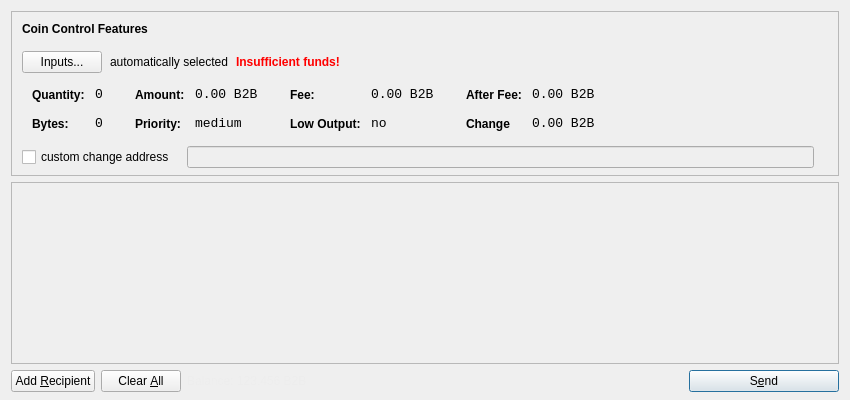
<?xml version="1.0" encoding="UTF-8"?>
<ui version="4.0">
 <class>SendCoinsDialog</class>
 <widget class="QDialog" name="SendCoinsDialog">
  <property name="geometry">
   <rect>
    <x>0</x>
    <y>0</y>
    <width>850</width>
    <height>400</height>
   </rect>
  </property>
  <property name="windowTitle">
   <string>Send Coins</string>
  </property>
  <layout class="QVBoxLayout" name="verticalLayout" stretch="0,1,0">
   <property name="bottomMargin">
    <number>8</number>
   </property>
   <item>
    <widget class="QFrame" name="frameCoinControl">
     <property name="sizePolicy">
      <sizepolicy hsizetype="Expanding" vsizetype="Expanding">
       <horstretch>0</horstretch>
       <verstretch>0</verstretch>
      </sizepolicy>
     </property>
     <property name="maximumSize">
      <size>
       <width>16777215</width>
       <height>16777215</height>
      </size>
     </property>
     <property name="frameShape">
      <enum>QFrame::StyledPanel</enum>
     </property>
     <property name="frameShadow">
      <enum>QFrame::Sunken</enum>
     </property>
     <layout class="QVBoxLayout" name="verticalLayoutCoinControl2">
      <property name="spacing">
       <number>6</number>
      </property>
      <property name="leftMargin">
       <number>0</number>
      </property>
      <property name="topMargin">
       <number>0</number>
      </property>
      <property name="rightMargin">
       <number>0</number>
      </property>
      <property name="bottomMargin">
       <number>6</number>
      </property>
      <item>
       <layout class="QVBoxLayout" name="verticalLayoutCoinControl" stretch="0,0,0,0,1">
        <property name="spacing">
         <number>0</number>
        </property>
        <property name="leftMargin">
         <number>10</number>
        </property>
        <property name="topMargin">
         <number>10</number>
        </property>
        <item>
         <layout class="QHBoxLayout" name="horizontalLayoutCoinControl1">
          <property name="bottomMargin">
           <number>15</number>
          </property>
          <item>
           <widget class="QLabel" name="labelCoinControlFeatures">
            <property name="sizePolicy">
             <sizepolicy hsizetype="Preferred" vsizetype="Maximum">
              <horstretch>0</horstretch>
              <verstretch>0</verstretch>
             </sizepolicy>
            </property>
            <property name="font">
             <font>
              <weight>75</weight>
              <bold>true</bold>
             </font>
            </property>
            <property name="styleSheet">
             <string notr="true">font-weight:bold;</string>
            </property>
            <property name="text">
             <string>Coin Control Features</string>
            </property>
           </widget>
          </item>
         </layout>
        </item>
        <item>
         <layout class="QHBoxLayout" name="horizontalLayoutCoinControl2" stretch="0,0,0,0">
          <property name="spacing">
           <number>8</number>
          </property>
          <property name="bottomMargin">
           <number>10</number>
          </property>
          <item>
           <widget class="QPushButton" name="pushButtonCoinControl">
            <property name="styleSheet">
             <string notr="true"/>
            </property>
            <property name="text">
             <string>Inputs...</string>
            </property>
           </widget>
          </item>
          <item>
           <widget class="QLabel" name="labelCoinControlAutomaticallySelected">
            <property name="text">
             <string>automatically selected</string>
            </property>
            <property name="margin">
             <number>5</number>
            </property>
           </widget>
          </item>
          <item>
           <widget class="QLabel" name="labelCoinControlInsuffFunds">
            <property name="font">
             <font>
              <weight>75</weight>
              <bold>true</bold>
             </font>
            </property>
            <property name="styleSheet">
             <string notr="true">color:red;font-weight:bold;</string>
            </property>
            <property name="text">
             <string>Insufficient funds!</string>
            </property>
            <property name="margin">
             <number>5</number>
            </property>
           </widget>
          </item>
          <item>
           <spacer name="horizontalSpacerCoinControl">
            <property name="orientation">
             <enum>Qt::Horizontal</enum>
            </property>
            <property name="sizeHint" stdset="0">
             <size>
              <width>40</width>
              <height>1</height>
             </size>
            </property>
           </spacer>
          </item>
         </layout>
        </item>
        <item>
         <widget class="QWidget" name="widgetCoinControl" native="true">
          <property name="sizePolicy">
           <sizepolicy hsizetype="Preferred" vsizetype="Preferred">
            <horstretch>0</horstretch>
            <verstretch>0</verstretch>
           </sizepolicy>
          </property>
          <property name="minimumSize">
           <size>
            <width>0</width>
            <height>0</height>
           </size>
          </property>
          <property name="styleSheet">
           <string notr="true"/>
          </property>
          <layout class="QHBoxLayout" name="horizontalLayoutCoinControl5">
           <property name="margin">
            <number>0</number>
           </property>
           <item>
            <layout class="QHBoxLayout" name="horizontalLayoutCoinControl3" stretch="0,0,0,1">
             <property name="spacing">
              <number>20</number>
             </property>
             <property name="topMargin">
              <number>0</number>
             </property>
             <property name="bottomMargin">
              <number>10</number>
             </property>
             <item>
              <layout class="QFormLayout" name="formLayoutCoinControl1">
               <property name="horizontalSpacing">
                <number>10</number>
               </property>
               <property name="verticalSpacing">
                <number>14</number>
               </property>
               <property name="leftMargin">
                <number>10</number>
               </property>
               <property name="topMargin">
                <number>4</number>
               </property>
               <property name="rightMargin">
                <number>6</number>
               </property>
               <item row="0" column="0">
                <widget class="QLabel" name="labelCoinControlQuantityText">
                 <property name="styleSheet">
                  <string notr="true">font-weight:bold;</string>
                 </property>
                 <property name="text">
                  <string>Quantity:</string>
                 </property>
                 <property name="margin">
                  <number>0</number>
                 </property>
                </widget>
               </item>
               <item row="0" column="1">
                <widget class="QLabel" name="labelCoinControlQuantity">
                 <property name="font">
                  <font>
                   <family>Monospace</family>
                   <pointsize>10</pointsize>
                  </font>
                 </property>
                 <property name="cursor">
                  <cursorShape>IBeamCursor</cursorShape>
                 </property>
                 <property name="contextMenuPolicy">
                  <enum>Qt::ActionsContextMenu</enum>
                 </property>
                 <property name="text">
                  <string>0</string>
                 </property>
                 <property name="margin">
                  <number>0</number>
                 </property>
                 <property name="textInteractionFlags">
                  <set>Qt::LinksAccessibleByMouse|Qt::TextSelectableByKeyboard|Qt::TextSelectableByMouse</set>
                 </property>
                </widget>
               </item>
               <item row="1" column="0">
                <widget class="QLabel" name="labelCoinControlBytesText">
                 <property name="styleSheet">
                  <string notr="true">font-weight:bold;</string>
                 </property>
                 <property name="text">
                  <string>Bytes:</string>
                 </property>
                </widget>
               </item>
               <item row="1" column="1">
                <widget class="QLabel" name="labelCoinControlBytes">
                 <property name="font">
                  <font>
                   <family>Monospace</family>
                   <pointsize>10</pointsize>
                  </font>
                 </property>
                 <property name="cursor">
                  <cursorShape>IBeamCursor</cursorShape>
                 </property>
                 <property name="contextMenuPolicy">
                  <enum>Qt::ActionsContextMenu</enum>
                 </property>
                 <property name="text">
                  <string>0</string>
                 </property>
                 <property name="textInteractionFlags">
                  <set>Qt::LinksAccessibleByMouse|Qt::TextSelectableByKeyboard|Qt::TextSelectableByMouse</set>
                 </property>
                </widget>
               </item>
              </layout>
             </item>
             <item>
              <layout class="QFormLayout" name="formLayoutCoinControl2">
               <property name="horizontalSpacing">
                <number>10</number>
               </property>
               <property name="verticalSpacing">
                <number>14</number>
               </property>
               <property name="leftMargin">
                <number>6</number>
               </property>
               <property name="topMargin">
                <number>4</number>
               </property>
               <property name="rightMargin">
                <number>6</number>
               </property>
               <item row="0" column="0">
                <widget class="QLabel" name="labelCoinControlAmountText">
                 <property name="styleSheet">
                  <string notr="true">font-weight:bold;</string>
                 </property>
                 <property name="text">
                  <string>Amount:</string>
                 </property>
                 <property name="margin">
                  <number>0</number>
                 </property>
                </widget>
               </item>
               <item row="0" column="1">
                <widget class="QLabel" name="labelCoinControlAmount">
                 <property name="font">
                  <font>
                   <family>Monospace</family>
                   <pointsize>10</pointsize>
                  </font>
                 </property>
                 <property name="cursor">
                  <cursorShape>IBeamCursor</cursorShape>
                 </property>
                 <property name="contextMenuPolicy">
                  <enum>Qt::ActionsContextMenu</enum>
                 </property>
                 <property name="text">
                  <string>0.00 B2B</string>
                 </property>
                 <property name="textInteractionFlags">
                  <set>Qt::LinksAccessibleByMouse|Qt::TextSelectableByKeyboard|Qt::TextSelectableByMouse</set>
                 </property>
                </widget>
               </item>
               <item row="1" column="0">
                <widget class="QLabel" name="labelCoinControlPriorityText">
                 <property name="styleSheet">
                  <string notr="true">font-weight:bold;</string>
                 </property>
                 <property name="text">
                  <string>Priority:</string>
                 </property>
                </widget>
               </item>
               <item row="1" column="1">
                <widget class="QLabel" name="labelCoinControlPriority">
                 <property name="font">
                  <font>
                   <family>Monospace</family>
                   <pointsize>10</pointsize>
                  </font>
                 </property>
                 <property name="cursor">
                  <cursorShape>IBeamCursor</cursorShape>
                 </property>
                 <property name="contextMenuPolicy">
                  <enum>Qt::ActionsContextMenu</enum>
                 </property>
                 <property name="text">
                  <string>medium</string>
                 </property>
                 <property name="textInteractionFlags">
                  <set>Qt::LinksAccessibleByMouse|Qt::TextSelectableByKeyboard|Qt::TextSelectableByMouse</set>
                 </property>
                </widget>
               </item>
              </layout>
             </item>
             <item>
              <layout class="QFormLayout" name="formLayoutCoinControl3">
               <property name="horizontalSpacing">
                <number>10</number>
               </property>
               <property name="verticalSpacing">
                <number>14</number>
               </property>
               <property name="leftMargin">
                <number>6</number>
               </property>
               <property name="topMargin">
                <number>4</number>
               </property>
               <property name="rightMargin">
                <number>6</number>
               </property>
               <item row="0" column="0">
                <widget class="QLabel" name="labelCoinControlFeeText">
                 <property name="styleSheet">
                  <string notr="true">font-weight:bold;</string>
                 </property>
                 <property name="text">
                  <string>Fee:</string>
                 </property>
                 <property name="margin">
                  <number>0</number>
                 </property>
                </widget>
               </item>
               <item row="0" column="1">
                <widget class="QLabel" name="labelCoinControlFee">
                 <property name="font">
                  <font>
                   <family>Monospace</family>
                   <pointsize>10</pointsize>
                  </font>
                 </property>
                 <property name="cursor">
                  <cursorShape>IBeamCursor</cursorShape>
                 </property>
                 <property name="contextMenuPolicy">
                  <enum>Qt::ActionsContextMenu</enum>
                 </property>
                 <property name="text">
                  <string>0.00 B2B</string>
                 </property>
                 <property name="textInteractionFlags">
                  <set>Qt::LinksAccessibleByMouse|Qt::TextSelectableByKeyboard|Qt::TextSelectableByMouse</set>
                 </property>
                </widget>
               </item>
               <item row="1" column="0">
                <widget class="QLabel" name="labelCoinControlLowOutputText">
                 <property name="styleSheet">
                  <string notr="true">font-weight:bold;</string>
                 </property>
                 <property name="text">
                  <string>Low Output:</string>
                 </property>
                </widget>
               </item>
               <item row="1" column="1">
                <widget class="QLabel" name="labelCoinControlLowOutput">
                 <property name="font">
                  <font>
                   <family>Monospace</family>
                   <pointsize>10</pointsize>
                  </font>
                 </property>
                 <property name="cursor">
                  <cursorShape>IBeamCursor</cursorShape>
                 </property>
                 <property name="contextMenuPolicy">
                  <enum>Qt::ActionsContextMenu</enum>
                 </property>
                 <property name="text">
                  <string>no</string>
                 </property>
                 <property name="textInteractionFlags">
                  <set>Qt::LinksAccessibleByMouse|Qt::TextSelectableByKeyboard|Qt::TextSelectableByMouse</set>
                 </property>
                </widget>
               </item>
              </layout>
             </item>
             <item>
              <layout class="QFormLayout" name="formLayoutCoinControl4">
               <property name="horizontalSpacing">
                <number>10</number>
               </property>
               <property name="verticalSpacing">
                <number>14</number>
               </property>
               <property name="leftMargin">
                <number>6</number>
               </property>
               <property name="topMargin">
                <number>4</number>
               </property>
               <property name="rightMargin">
                <number>6</number>
               </property>
               <item row="0" column="0">
                <widget class="QLabel" name="labelCoinControlAfterFeeText">
                 <property name="styleSheet">
                  <string notr="true">font-weight:bold;</string>
                 </property>
                 <property name="text">
                  <string>After Fee:</string>
                 </property>
                 <property name="margin">
                  <number>0</number>
                 </property>
                </widget>
               </item>
               <item row="0" column="1">
                <widget class="QLabel" name="labelCoinControlAfterFee">
                 <property name="font">
                  <font>
                   <family>Monospace</family>
                   <pointsize>10</pointsize>
                  </font>
                 </property>
                 <property name="cursor">
                  <cursorShape>IBeamCursor</cursorShape>
                 </property>
                 <property name="contextMenuPolicy">
                  <enum>Qt::ActionsContextMenu</enum>
                 </property>
                 <property name="text">
                  <string>0.00 B2B</string>
                 </property>
                 <property name="textInteractionFlags">
                  <set>Qt::LinksAccessibleByMouse|Qt::TextSelectableByKeyboard|Qt::TextSelectableByMouse</set>
                 </property>
                </widget>
               </item>
               <item row="1" column="0">
                <widget class="QLabel" name="labelCoinControlChangeText">
                 <property name="styleSheet">
                  <string notr="true">font-weight:bold;</string>
                 </property>
                 <property name="text">
                  <string>Change</string>
                 </property>
                </widget>
               </item>
               <item row="1" column="1">
                <widget class="QLabel" name="labelCoinControlChange">
                 <property name="font">
                  <font>
                   <family>Monospace</family>
                   <pointsize>10</pointsize>
                  </font>
                 </property>
                 <property name="cursor">
                  <cursorShape>IBeamCursor</cursorShape>
                 </property>
                 <property name="contextMenuPolicy">
                  <enum>Qt::ActionsContextMenu</enum>
                 </property>
                 <property name="text">
                  <string>0.00 B2B</string>
                 </property>
                 <property name="textInteractionFlags">
                  <set>Qt::LinksAccessibleByMouse|Qt::TextSelectableByKeyboard|Qt::TextSelectableByMouse</set>
                 </property>
                </widget>
               </item>
              </layout>
             </item>
            </layout>
           </item>
          </layout>
         </widget>
        </item>
        <item>
         <layout class="QHBoxLayout" name="horizontalLayoutCoinControl4" stretch="0,0,0">
          <property name="spacing">
           <number>12</number>
          </property>
          <property name="sizeConstraint">
           <enum>QLayout::SetDefaultConstraint</enum>
          </property>
          <property name="topMargin">
           <number>5</number>
          </property>
          <property name="rightMargin">
           <number>5</number>
          </property>
          <item>
           <widget class="QCheckBox" name="checkBoxCoinControlChange">
            <property name="text">
             <string>custom change address</string>
            </property>
           </widget>
          </item>
          <item>
           <widget class="QLineEdit" name="lineEditCoinControlChange">
            <property name="enabled">
             <bool>false</bool>
            </property>
            <property name="sizePolicy">
             <sizepolicy hsizetype="Expanding" vsizetype="Fixed">
              <horstretch>0</horstretch>
              <verstretch>0</verstretch>
             </sizepolicy>
            </property>
           </widget>
          </item>
          <item>
           <widget class="QLabel" name="labelCoinControlChangeLabel">
            <property name="sizePolicy">
             <sizepolicy hsizetype="Preferred" vsizetype="Expanding">
              <horstretch>0</horstretch>
              <verstretch>0</verstretch>
             </sizepolicy>
            </property>
            <property name="minimumSize">
             <size>
              <width>0</width>
              <height>0</height>
             </size>
            </property>
            <property name="text">
             <string/>
            </property>
            <property name="margin">
             <number>3</number>
            </property>
           </widget>
          </item>
         </layout>
        </item>
        <item>
         <spacer name="verticalSpacerCoinControl">
          <property name="orientation">
           <enum>Qt::Vertical</enum>
          </property>
          <property name="sizeHint" stdset="0">
           <size>
            <width>800</width>
            <height>1</height>
           </size>
          </property>
         </spacer>
        </item>
       </layout>
      </item>
     </layout>
    </widget>
   </item>
   <item>
    <widget class="QScrollArea" name="scrollArea">
     <property name="widgetResizable">
      <bool>true</bool>
     </property>
     <widget class="QWidget" name="scrollAreaWidgetContents">
      <property name="geometry">
       <rect>
        <x>0</x>
        <y>0</y>
        <width>830</width>
        <height>156</height>
       </rect>
      </property>
      <layout class="QVBoxLayout" name="verticalLayout_2">
       <property name="margin">
        <number>0</number>
       </property>
       <item>
        <layout class="QVBoxLayout" name="entries">
         <property name="spacing">
          <number>6</number>
         </property>
        </layout>
       </item>
       <item>
        <spacer name="verticalSpacer">
         <property name="orientation">
          <enum>Qt::Vertical</enum>
         </property>
         <property name="sizeHint" stdset="0">
          <size>
           <width>20</width>
           <height>40</height>
          </size>
         </property>
        </spacer>
       </item>
      </layout>
     </widget>
    </widget>
   </item>
   <item>
    <layout class="QHBoxLayout" name="horizontalLayout">
     <item>
      <widget class="QPushButton" name="addButton">
       <property name="toolTip">
        <string>Send to multiple recipients at once</string>
       </property>
       <property name="text">
        <string>Add &amp;Recipient</string>
       </property>
       <property name="icon">
        <iconset resource="../bitcoin.qrc">
         <normaloff>:/icons/add</normaloff>:/icons/add</iconset>
       </property>
       <property name="autoDefault">
        <bool>false</bool>
       </property>
      </widget>
     </item>
     <item>
      <widget class="QPushButton" name="clearButton">
       <property name="sizePolicy">
        <sizepolicy hsizetype="Minimum" vsizetype="Fixed">
         <horstretch>0</horstretch>
         <verstretch>0</verstretch>
        </sizepolicy>
       </property>
       <property name="toolTip">
        <string>Remove all transaction fields</string>
       </property>
       <property name="text">
        <string>Clear &amp;All</string>
       </property>
       <property name="icon">
        <iconset resource="../bitcoin.qrc">
         <normaloff>:/icons/remove</normaloff>:/icons/remove</iconset>
       </property>
       <property name="autoRepeatDelay">
        <number>300</number>
       </property>
       <property name="autoDefault">
        <bool>false</bool>
       </property>
      </widget>
     </item>
     <item>
      <layout class="QHBoxLayout" name="horizontalLayout_2">
       <property name="spacing">
        <number>3</number>
       </property>
       <item>
        <widget class="QLabel" name="label">
         <property name="sizePolicy">
          <sizepolicy hsizetype="Preferred" vsizetype="Fixed">
           <horstretch>0</horstretch>
           <verstretch>0</verstretch>
          </sizepolicy>
         </property>
         <property name="styleSheet">
          <string notr="true">#label { color: #ededed; }</string>
         </property>
         <property name="text">
          <string>Balance:</string>
         </property>
        </widget>
       </item>
       <item>
        <widget class="QLabel" name="labelBalance">
         <property name="sizePolicy">
          <sizepolicy hsizetype="Preferred" vsizetype="Fixed">
           <horstretch>0</horstretch>
           <verstretch>0</verstretch>
          </sizepolicy>
         </property>
         <property name="cursor">
          <cursorShape>IBeamCursor</cursorShape>
         </property>
         <property name="styleSheet">
          <string notr="true">#labelBalance { color: #ededed; }</string>
         </property>
         <property name="text">
          <string>123.456 B2B</string>
         </property>
         <property name="textInteractionFlags">
          <set>Qt::LinksAccessibleByMouse|Qt::TextSelectableByKeyboard|Qt::TextSelectableByMouse</set>
         </property>
        </widget>
       </item>
      </layout>
     </item>
     <item>
      <spacer name="horizontalSpacer">
       <property name="orientation">
        <enum>Qt::Horizontal</enum>
       </property>
       <property name="sizeHint" stdset="0">
        <size>
         <width>40</width>
         <height>20</height>
        </size>
       </property>
      </spacer>
     </item>
     <item>
      <widget class="QPushButton" name="sendButton">
       <property name="minimumSize">
        <size>
         <width>150</width>
         <height>0</height>
        </size>
       </property>
       <property name="toolTip">
        <string>Confirm the send action</string>
       </property>
       <property name="text">
        <string>S&amp;end</string>
       </property>
       <property name="icon">
        <iconset resource="../bitcoin.qrc">
         <normaloff>:/icons/send</normaloff>:/icons/send</iconset>
       </property>
       <property name="default">
        <bool>true</bool>
       </property>
      </widget>
     </item>
    </layout>
   </item>
  </layout>
 </widget>
 <resources>
  <include location="../bitcoin.qrc"/>
 </resources>
 <connections/>
</ui>
